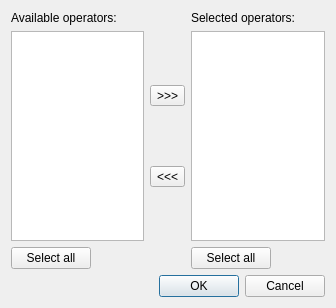
<?xml version="1.0" encoding="UTF-8"?>
<ui version="4.0">
 <class>ChemOperDialog</class>
 <widget class="QDialog" name="ChemOperDialog">
  <property name="geometry">
   <rect>
    <x>0</x>
    <y>0</y>
    <width>336</width>
    <height>308</height>
   </rect>
  </property>
  <property name="windowTitle">
   <string>Choose chemical operators</string>
  </property>
  <layout class="QGridLayout" name="gridLayout_2">
   <item row="0" column="0">
    <layout class="QGridLayout" name="gridLayout">
     <item row="1" column="0">
      <widget class="QListWidget" name="listSetChemOper">
       <property name="selectionMode">
        <enum>QAbstractItemView::ExtendedSelection</enum>
       </property>
      </widget>
     </item>
     <item row="1" column="2">
      <widget class="QListWidget" name="listSelection">
       <property name="selectionMode">
        <enum>QAbstractItemView::ExtendedSelection</enum>
       </property>
      </widget>
     </item>
     <item row="0" column="0">
      <widget class="QLabel" name="labelSetChemOper">
       <property name="text">
        <string>Available operators:</string>
       </property>
      </widget>
     </item>
     <item row="0" column="2">
      <widget class="QLabel" name="labelSelection">
       <property name="text">
        <string>Selected operators:</string>
       </property>
      </widget>
     </item>
     <item row="1" column="1">
      <layout class="QVBoxLayout" name="verticalLayout">
       <item>
        <widget class="QToolButton" name="buttonFromOperatorsSet">
         <property name="text">
          <string>&gt;&gt;&gt;</string>
         </property>
        </widget>
       </item>
       <item>
        <widget class="QToolButton" name="buttonFromSelection">
         <property name="text">
          <string>&lt;&lt;&lt;</string>
         </property>
        </widget>
       </item>
      </layout>
     </item>
     <item row="2" column="0">
      <layout class="QHBoxLayout" name="horizontalLayout">
       <item>
        <widget class="QPushButton" name="buttonSelectAllSetChemOper">
         <property name="text">
          <string>Select all</string>
         </property>
        </widget>
       </item>
       <item>
        <spacer name="horizontalSpacer">
         <property name="orientation">
          <enum>Qt::Horizontal</enum>
         </property>
         <property name="sizeHint" stdset="0">
          <size>
           <width>40</width>
           <height>20</height>
          </size>
         </property>
        </spacer>
       </item>
      </layout>
     </item>
     <item row="2" column="2">
      <layout class="QHBoxLayout" name="horizontalLayout_2">
       <item>
        <widget class="QPushButton" name="buttonSelectAllSelection">
         <property name="text">
          <string>Select all</string>
         </property>
        </widget>
       </item>
       <item>
        <spacer name="horizontalSpacer_2">
         <property name="orientation">
          <enum>Qt::Horizontal</enum>
         </property>
         <property name="sizeHint" stdset="0">
          <size>
           <width>40</width>
           <height>20</height>
          </size>
         </property>
        </spacer>
       </item>
      </layout>
     </item>
    </layout>
   </item>
   <item row="1" column="0">
    <widget class="QDialogButtonBox" name="buttonBox">
     <property name="orientation">
      <enum>Qt::Horizontal</enum>
     </property>
     <property name="standardButtons">
      <set>QDialogButtonBox::Cancel|QDialogButtonBox::Ok</set>
     </property>
    </widget>
   </item>
  </layout>
 </widget>
 <resources/>
 <connections>
  <connection>
   <sender>buttonBox</sender>
   <signal>accepted()</signal>
   <receiver>ChemOperDialog</receiver>
   <slot>accept()</slot>
   <hints>
    <hint type="sourcelabel">
     <x>248</x>
     <y>254</y>
    </hint>
    <hint type="destinationlabel">
     <x>157</x>
     <y>274</y>
    </hint>
   </hints>
  </connection>
  <connection>
   <sender>buttonBox</sender>
   <signal>rejected()</signal>
   <receiver>ChemOperDialog</receiver>
   <slot>reject()</slot>
   <hints>
    <hint type="sourcelabel">
     <x>316</x>
     <y>260</y>
    </hint>
    <hint type="destinationlabel">
     <x>286</x>
     <y>274</y>
    </hint>
   </hints>
  </connection>
 </connections>
</ui>
